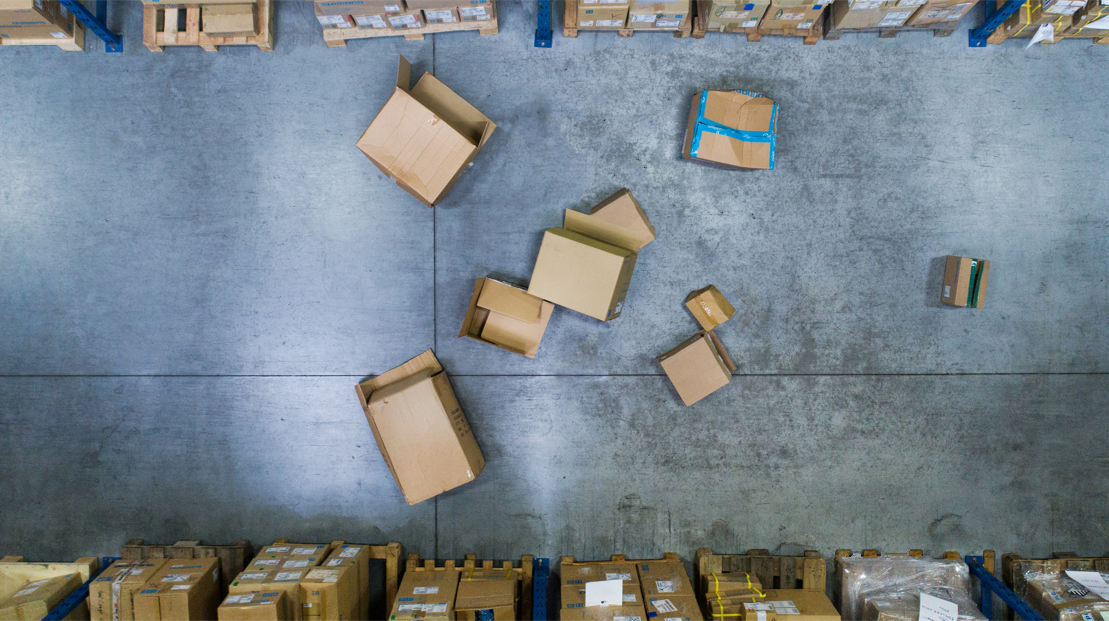
#> input picture exercises/Ch07/07_04/warehouse.bmp, 1109 x 621 px
$ jupyter execute 'Challenge Ch7.ipynb'   (shell and % lines are left out)
#> lines starting #> are read from the running program, lines starting #| are printed output that depends on the picture; after the words box and inside, x2 and y2 are one past the last pixel; in counts of white or black regions, pixels touching at a corner belong together
# Help a Robot

Complete the following tasks to experiment with morphological transformations to help the warehouse robot find its way to the box of interest.

[cell 1]
# Don't modify this cell, just run it.

import numpy as np
import matplotlib.pyplot as plt
import cv2
from EC_CV import *
from matplotlib import rcParams

rcParams['figure.figsize'] = (17, 14)

[cell 2]
# In this cell, we have the picture taken by the camera in the ceiling,
# as requested by the robot.
#
# Run this cell and move on to the next one.

img = plt.imread('warehouse.bmp')
#> img is the input picture: shape (621, 1109, 3); mean R, G, B 120.2, 131, 138.1
plt.axis("off")
plt.imshow(img,cmap='gray')

[cell 3]
# In this cell we have a special operation to create a color mask.
#
# This procedure is described in OpenCV's tutorials website:
# https://docs.opencv.org/4.x/df/d9d/tutorial_py_colorspaces.html

# Convert RGB to HSV
hsv = cv2.cvtColor(img, cv2.COLOR_RGB2HSV)
#> hsv: shape (621, 1109, 3); mean H, S, V 85.9, 63.6, 147.1

# Define range of color in HSV
lower = np.array([10,50,50])
upper = np.array([90,255,255])

# Threshold the HSV image to get only brown colors
mask = cv2.inRange(hsv, lower, upper)
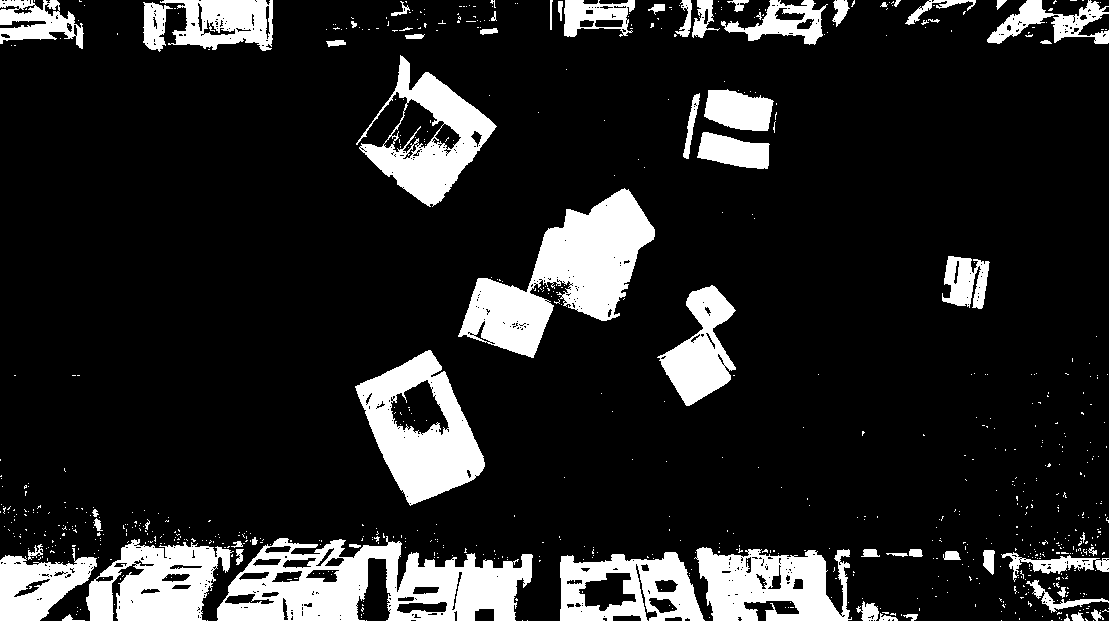
#> mask: shape (621, 1109); 15% white; 780 white regions (716 under 20 px), largest, box (x1, y1, x2, y2) and area: (217, 536, 533, 621) 15236, (458, 188, 655, 358) 14148, (355, 350, 485, 506) 9854

plt.imshow(mask,cmap='gray')

[cell 4]
# Run this cell to appreciate the lingering white dots

rcParams['figure.figsize'] = (15, 14)
plt.imshow(mask[:300,300:800],cmap='gray')
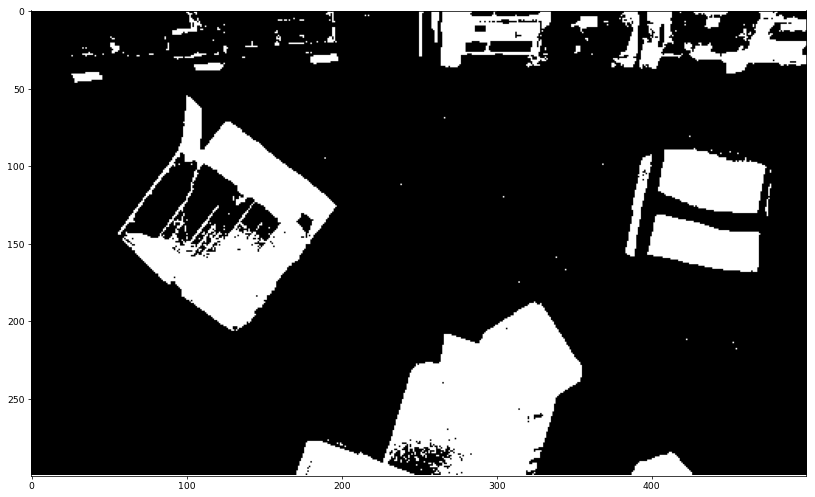
#> figure drawn by matplotlib, 1 panel
